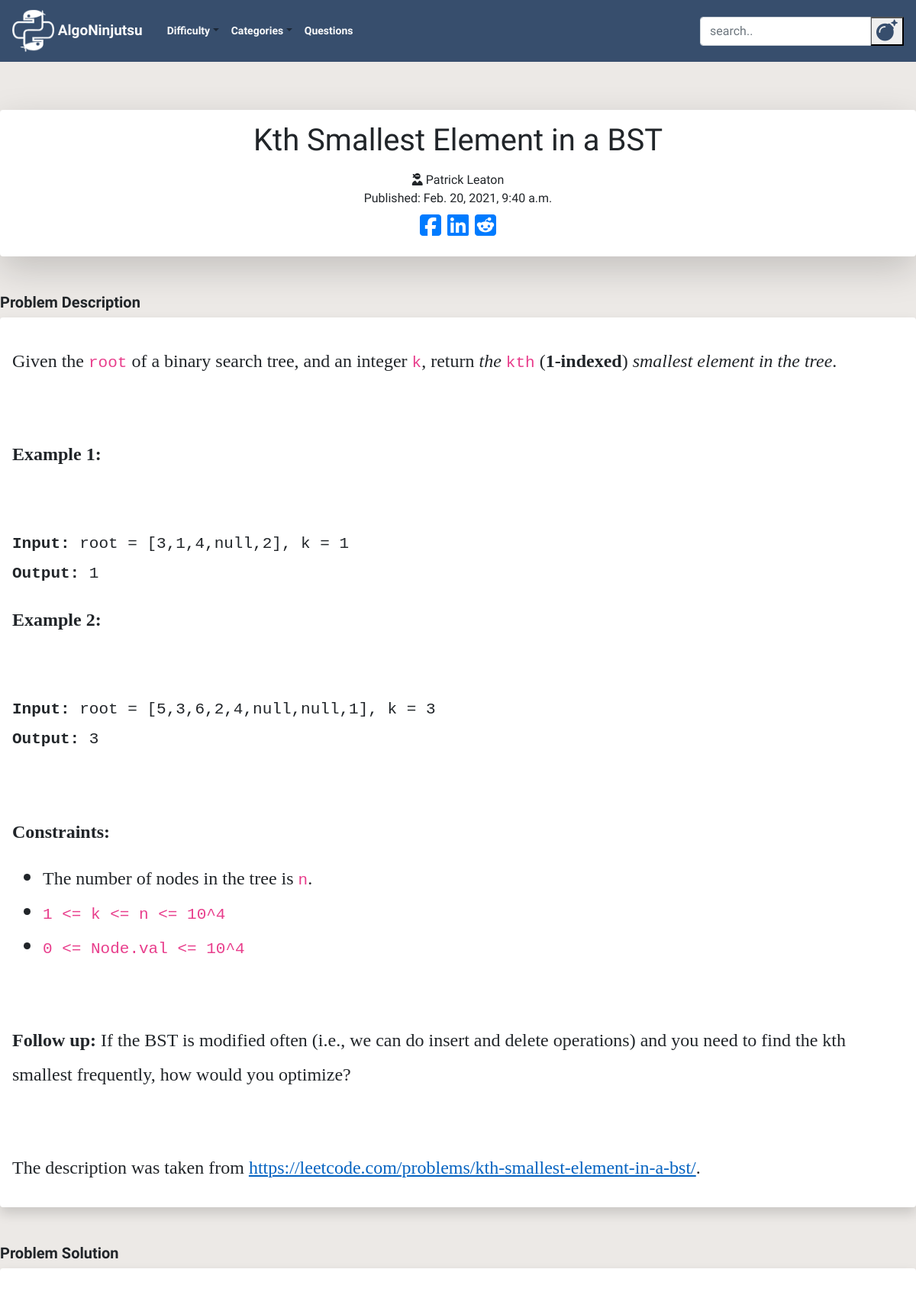
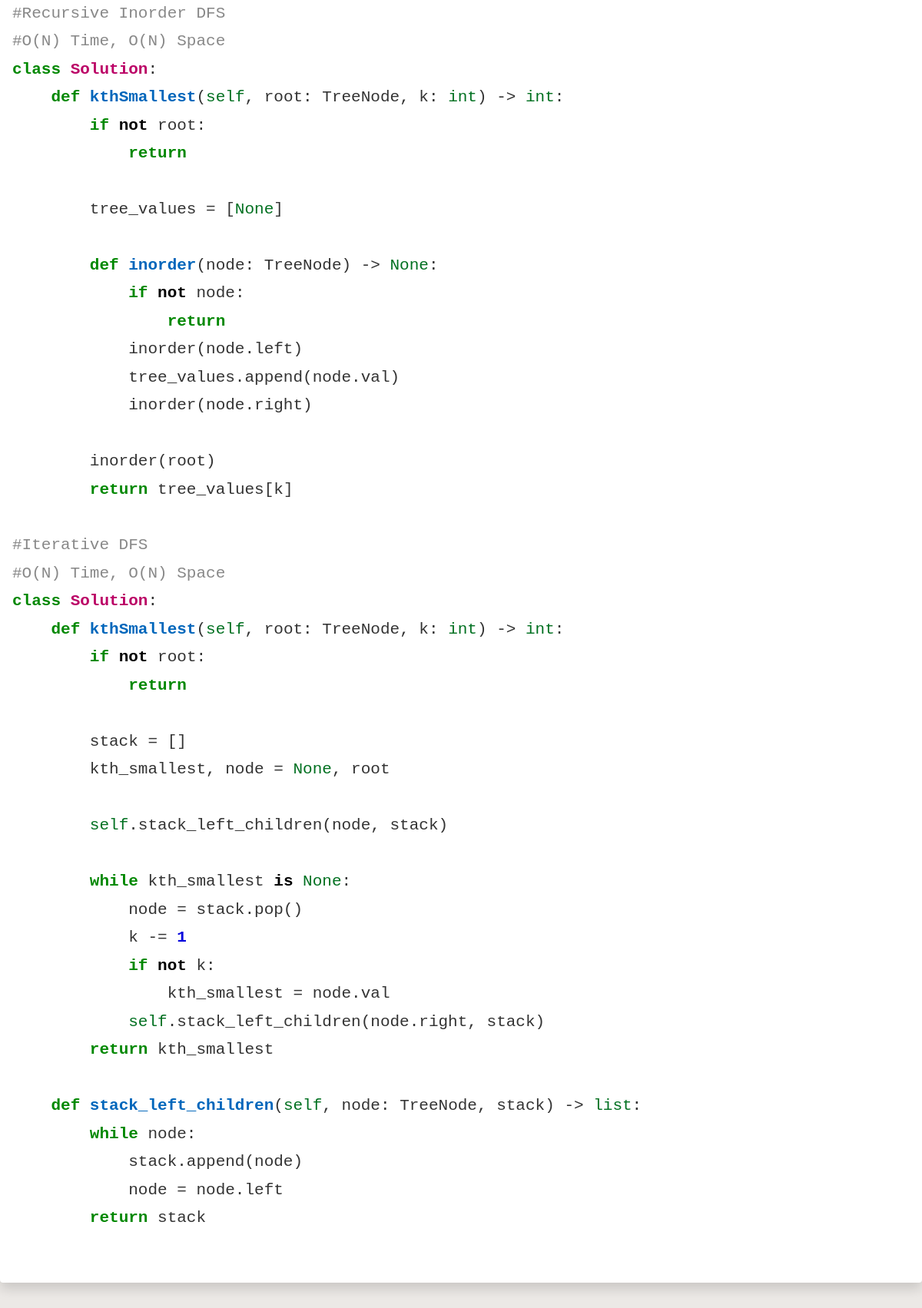
/post/158/ (upper part), run on the app's committed database (2 pictures, top to bottom).
### blog/models.py (models this page shows, shortened)
class Post(models.Model):
    author = models.TextField()
    title = RichTextField()
    category = models.TextField(choices = CATEGORY_CHOICES, default = 'arrays')
    alt_category = models.TextField(choices = CATEGORY_CHOICES, blank=True, null = True)
    difficulty = models.TextField(choices = DIFFICULTY_CHOICES, default = 'easy')
    description = RichTextField()
    text = RichTextField()
    explanation = RichTextField()
    additional_notes = RichTextField(blank=True, null = True)
    published_date = models.DateTimeField(blank=True, null=True)

### blog/views.py (the view)
# urls.py: path('post/<int:pk>/', views.PostDetailView.as_view(), name='post_detail'),
class PostDetailView(DetailView):
    model = Post

### blog/static/templates/blog/post_detail.html (shortened to what this page needs)
{% extends 'blog/base.html' %}
{% block content %}
<div class="pops col-md-12">
  <div class="detail_title shadow-lg p-3 mb-5 bg-white rounded">
    <div align="center">
      <h1 class="posttitle">{{post.title|safe}}</h1>
      <i class="fas fa-user-ninja"></i>
      {{post.author}}
    </div>
    {% if post.published_date %}
    <div class="date postdate">
      Published: {{ post.published_date }}
    </div>
    {% else %}
    <a class="btn btn-default" href="{% url 'post_publish' pk=post.pk%}">Publish</a>
    {% endif %}
    <div class="fa-2x social_links" align="center">
      <a href="https://www.facebook.com/sharer/sharer.php?u={{request.build_absolute_uri}}">
        <i class="fab fa-facebook-square"></i>
      </a>
        <a href="https://www.linkedin.com/shareArticle?mini=true&url={{request.build_absolute_uri}}&title=AlgoNinjutsu&summary=Check%20out%20this%20article%20from%20Gaijin%20Gaming%20&source={{request.build_absolute_uri}}">
        <i class="fab fa-linkedin"></i>
      </a>
      <a href="http://www.reddit.com/submit?url={{request.build_absolute_uri}}&title=Check%20out%20this%20article%20from%20AlgoNinjutsu">
        <i class="fab fa-reddit-square"></i>
      </a>
     </div>
  </div>
<h5><b>Problem Description</b></h5>
  <div class="postdescription shadow p-3 mb-5 bg-white rounded">
      <p>{{ post.description|safe}}</p>
  </div>
<h5><b>Problem Solution</b></h5>
  <div class="posttext shadow p-3 mb-5 bg-white rounded">
      <p>{{ post.text|safe}}</p>
  </div>
  </div>
  {% endblock %}

### blog/static/css/blog.css (style rules this page uses)
body { font-family: 'Special Elite', cursive; background: #ECE9E6; background: -webkit-linear-gradient(to bottom, #FFFFFF, #ECE9E6); overflow-x: hidden; max-width: 100%; }
.postdate { text-align: center; }
.posttext { font-family: Calibri; font-size: 2vmin !important; }
.postdescription { font-family: Calibri; font-size: 2.5vmin !important; }

### data on the page
Post: title "Kth Smallest Element in a BST", author "Patrick Leaton", published_date "Feb. 20, 2021, 9:40 a.m.", description "Given the root of a binary search tree, and an integer k , return the kth ( 1-indexed ) smallest element in the tree . Example 1: Input: root = [3,1,4,null,2], k = 1 Output: 1 Example 2: Input: root = [5,3,6,2,4,null,null,1], k = 3 Output: 3 Constraints: The number of nodes in the tree is n . 1 <= k <= n <= 10^4 0 <= Node.val <= 10^4 Follow up: If the BST is modified often (i.e., we can do insert and delete operations) and you need to find the kth smallest frequently, how would you optimize? The description was taken from https://leetcode.com/problems/kth-smallest-element-in-a-bst/ .", text "#Recursive Inorder DFS #O(N) Time, O(N) Space class Solution : def kthSmallest ( self , root: TreeNode, k: int ) -> int : if not root: return tree_values = [ None ] def inorder (node: TreeNode) -> None : if not node: return inorder(node.left) tree_values.append(node.val) inorder(node.right) inorder(root) return tree_values[k] #Iterative DFS #O(N) Time, O(N) Space class Solution : def kthSmallest ( self , root: TreeNode, k: int ) -> int : if not root: return stack = [] kth_smallest, node = None , root self .stack_left_children(node, stack) while kth_smallest is None : node = stack.pop() k -= 1 if not k: kth_smallest = node.val self .stack_left_children(node.right, stack) return kth_smallest…"
